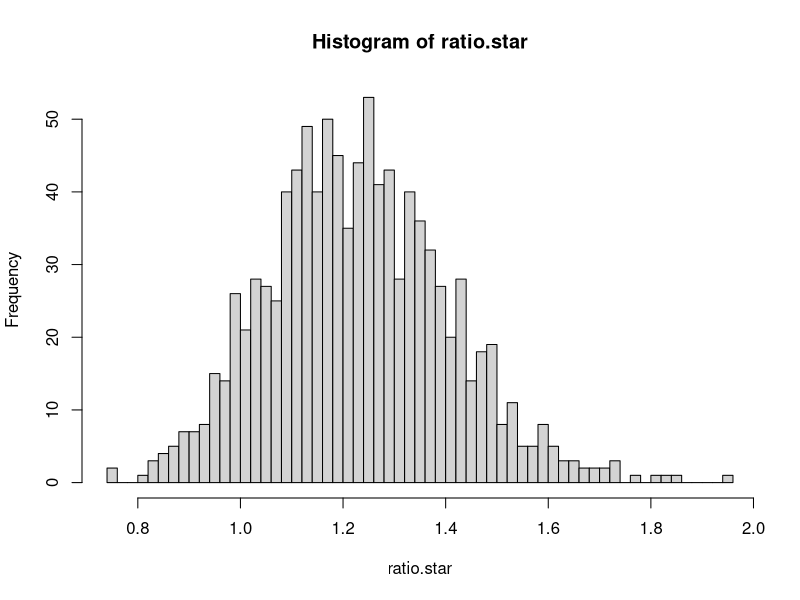

Reproduce this figure in R.
### Stroke data
s1 = 119
s2 = 98
n1 = 11037
n2 = 11034

array1 = c(rep(1,s1),rep(0,n1-s1))
array2 = c(rep(1,s2),rep(0,n2-s2))

B = 1000

ratio.star = vector("numeric",B)

for (i in 1:B){
	s1.star = sum(sample(array1,n1,replace=TRUE))
	s2.star = sum(sample(array2,n2,replace=TRUE))
	ratio.star[i] = (s1.star/n1)/(s2.star/n2)
}

hist(ratio.star,breaks=50)
quantile(ratio.star,probs=c(0.025,0.975))

### Normal example
data = rnorm(20,mean=5,sd=2)
n = length(data)

#normal CI
norm.low.ci <- mean(data) - qnorm(0.95)*sd(data)/sqrt(n)
norm.up.ci <- mean(data) + qnorm(0.95)*sd(data)/sqrt(n)

#t CI
t.low.ci <- mean(data) - qt(0.95,n-1)*sd(data)/sqrt(n)
t.up.ci <- mean(data) + qt(0.95,n-1)*sd(data)/sqrt(n)

#bootstrap
B = 10000
mean.star = vector("numeric",B)

for (i in 1:B){
	mean.star[i] = mean(sample(data,n,replace=TRUE))
}

boot.ci <- quantile(mean.star,probs=c(0.05,0.95))


